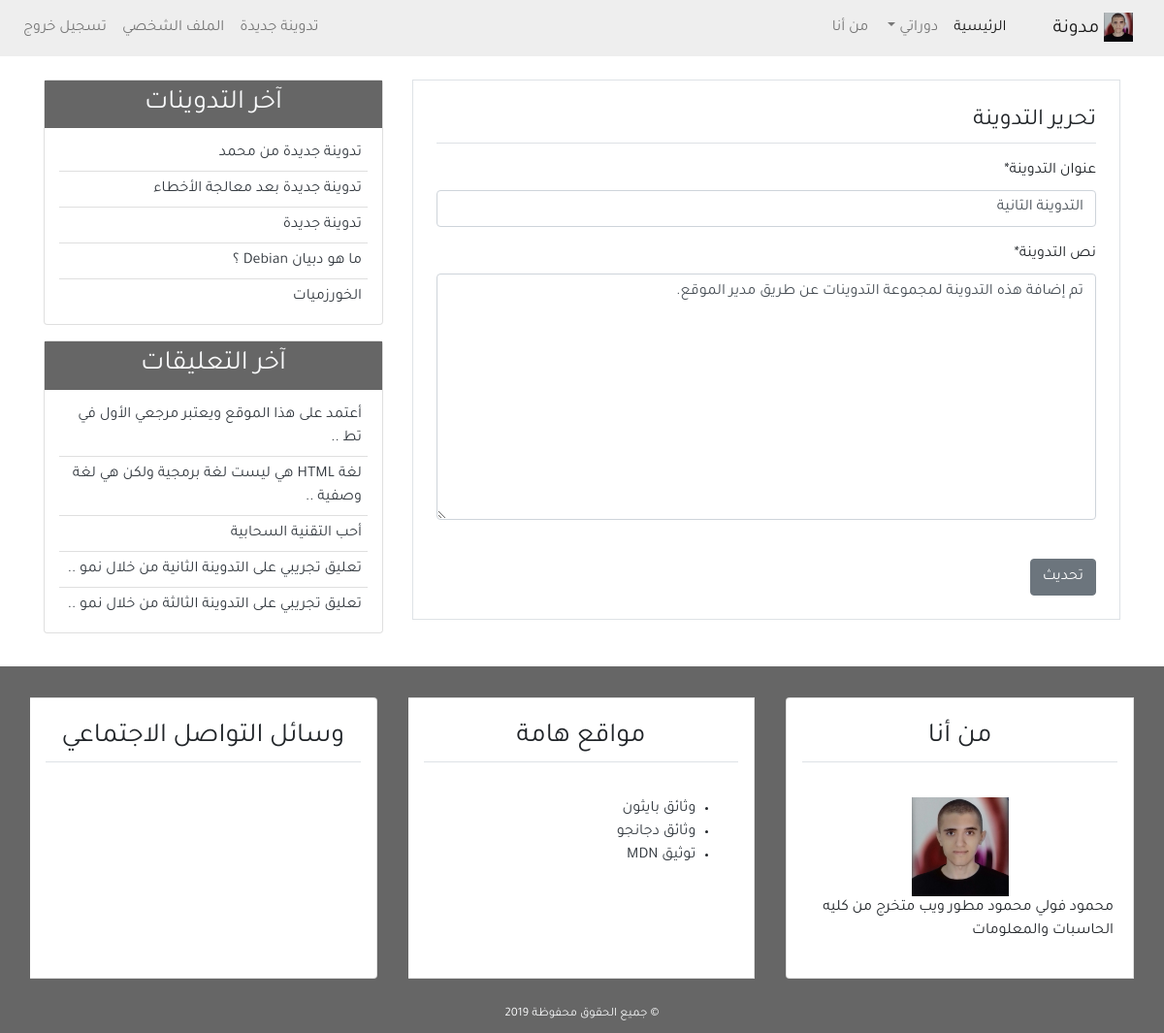
Screenshot of /detail/2/update/ (signed in) with the database file from the repository.
### blog/models.py (models this page shows, shortened)
class Post(models.Model):
    title = models.CharField(max_length=100)
    content = models.TextField()
    post_date = models.DateTimeField(default=timezone.now)
    post_update = models.DateTimeField(auto_now=True)
    author = models.ForeignKey(User, on_delete=models.CASCADE)
    class Meta:
        ordering = ('-post_date', )

class Comment(models.Model):
    name = models.CharField(max_length=50, verbose_name='الاسم')
    email = models.EmailField(verbose_name='البريد الإلكتروني')
    body = models.TextField(verbose_name='التعليق')
    comment_date = models.DateTimeField(auto_now_add=True)
    active = models.BooleanField(default=False)
    post = models.ForeignKey(
        Post, on_delete=models.CASCADE, related_name='comments')
    class Meta:
        ordering = ('-comment_date',)

### blog/views.py (the view, shortened to what this page needs)
# urls.py: path('detail/<slug:pk>/update/', PostUpdateView.as_view(), name='post-update'),
class PostUpdateView(UserPassesTestMixin, LoginRequiredMixin, UpdateView):
    model = Post
    template_name = 'blog/post_update.html'
    form_class = PostCreateForm
    def test_func(self):
        post = self.get_object()
        if self.request.user == post.author:
            return True
        else:
            return False

### blog/forms.py
class PostCreateForm(forms.ModelForm):
    title = forms.CharField(label='عنوان التدوينة')
    content = forms.CharField(label='نص التدوينة', widget=forms.Textarea)
    class Meta:
        model = Post
        fields = ['title', 'content']

### blog/templatetags/post_tag.py (called while the page is built)
@register.inclusion_tag('blog/latest_posts.html')
def latest_posts():
    context = {
        'l_posts': Post.objects.all()[0:5],
    }
    return context

@register.inclusion_tag('blog/latest_comments.html')
def latest_comments():
    context = {
        'l_comments': Comment.objects.filter(active=True)[:5],
    }
    return context

### blog/templates/blog/post_update.html (shortened to what this page needs)
{% extends 'blog/base.html' %}
{% block content %}
{% load crispy_forms_tags %}
<div class="border p-4 mb-5">
    <legend class="border-bottom pb-1 mb-3">تحرير التدوينة</legend>
    <form method="POST">
        {{form|crispy}}
        <input class="btn btn-secondary mt-4" type="submit" value="تحديث">
    </form>
</div>
{% endblock content %}

### blog/templates/blog/latest_posts.html
<ul class="list-group-flush latest-post">
    {% for post in l_posts %}
    <li class="list-group-item latest-post-item">
        <a class="text-dark" href="{% url 'detail' post.id %}">{{post.title}}</a>
    </li>
    {% empty %}
    <li class="list-group-item latest-post-item">لا يوجد تدوينات</li>
    {% endfor %}
</ul>

### blog/templates/blog/latest_comments.html
<ul class="list-group-flush latest-comment">
    {% for comment in l_comments %}
    <li class="list-group-item latest-comment-item">
        <a class="text-dark" href="{% url 'detail' comment.post.id %}">
            {% if comment.body|length > 40 %}
            {{comment.body|slice:'45'}} ..
            {% else %}
            {{comment.body}}
            {% endif %}
        </a>
    </li>
    {% empty %}
    <li class="list-group-item latest-comment-item">لا يوجد تعليقات</li>
    {% endfor %}
</ul>

### blog/static/blog/css/main.css (style rules this page uses)
html, body { direction: rtl; text-align: right; }
body { font-family: 'Tajawal', sans-serif; }
.latest-post, .latest-comment { padding: 0 15px; }
.latest-post .latest-post-item, .latest-comment .latest-comment-item { padding: 6px; }
.latest-post li:first-child, .latest-comment li:first-child { border-top: 0; }
.latest-post li:last-child, .latest-comment li:last-child { border-bottom: 0; padding-bottom: 0; }

### rows the page displays
Post: title "التدوينة الثانية", content "تم إضافة هذه التدوينة لمجموعة التدوينات عن طريق مدير الموقع."
Post: title "تدوينة جديدة من محمد"
Post: title "تدوينة جديدة بعد معالجة الأخطاء"
Post: title "تدوينة جديدة"
Post: title "ما هو دبيان Debian ؟"
Post: title "الخورزميات"
Comment: body "أعتمد على هذا الموقع ويعتبر مرجعي الأول في تط"
Comment: body "لغة HTML هي ليست لغة برمجية ولكن هي لغة وصفية"
Comment: body "أحب التقنية السحابية"
Comment: body "تعليق تجريبي على التدوينة الثانية من خلال نمو"
Comment: body "تعليق تجريبي على التدوينة الثالثة من خلال نمو"
